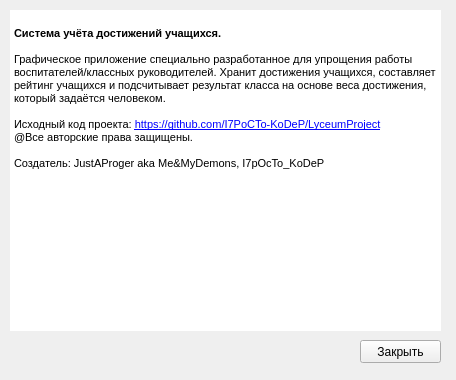
<?xml version="1.0" encoding="UTF-8"?>
<ui version="4.0">
 <class>Form</class>
 <widget class="QWidget" name="Form">
  <property name="geometry">
   <rect>
    <x>0</x>
    <y>0</y>
    <width>456</width>
    <height>380</height>
   </rect>
  </property>
  <property name="windowTitle">
   <string>Form</string>
  </property>
  <widget class="QPushButton" name="close_button">
   <property name="geometry">
    <rect>
     <x>360</x>
     <y>340</y>
     <width>81</width>
     <height>23</height>
    </rect>
   </property>
   <property name="text">
    <string>Закрыть</string>
   </property>
  </widget>
  <widget class="QTextBrowser" name="textBrowser">
   <property name="geometry">
    <rect>
     <x>10</x>
     <y>10</y>
     <width>431</width>
     <height>321</height>
    </rect>
   </property>
   <property name="frameShape">
    <enum>QFrame::NoFrame</enum>
   </property>
   <property name="frameShadow">
    <enum>QFrame::Sunken</enum>
   </property>
   <property name="html">
    <string>&lt;!DOCTYPE HTML PUBLIC &quot;-//W3C//DTD HTML 4.0//EN&quot; &quot;http://www.w3.org/TR/REC-html40/strict.dtd&quot;&gt;
&lt;html&gt;&lt;head&gt;&lt;meta name=&quot;qrichtext&quot; content=&quot;1&quot; /&gt;&lt;style type=&quot;text/css&quot;&gt;
p, li { white-space: pre-wrap; }
&lt;/style&gt;&lt;/head&gt;&lt;body style=&quot; font-family:'MS Shell Dlg 2'; font-size:8.25pt; font-weight:400; font-style:normal;&quot;&gt;
&lt;p style=&quot;-qt-paragraph-type:empty; margin-top:0px; margin-bottom:0px; margin-left:0px; margin-right:0px; -qt-block-indent:0; text-indent:0px;&quot;&gt;&lt;br /&gt;&lt;/p&gt;
&lt;p style=&quot; margin-top:0px; margin-bottom:0px; margin-left:0px; margin-right:0px; -qt-block-indent:0; text-indent:0px;&quot;&gt;&lt;span style=&quot; font-weight:600;&quot;&gt;Система учёта достижений учащихся.&lt;/span&gt;&lt;/p&gt;
&lt;p style=&quot;-qt-paragraph-type:empty; margin-top:0px; margin-bottom:0px; margin-left:0px; margin-right:0px; -qt-block-indent:0; text-indent:0px; font-weight:600;&quot;&gt;&lt;br /&gt;&lt;/p&gt;
&lt;p style=&quot; margin-top:0px; margin-bottom:0px; margin-left:0px; margin-right:0px; -qt-block-indent:0; text-indent:0px;&quot;&gt;Графическое приложение специально разработанное для упрощения работы воспитателей/классных руководителей. Хранит достижения учащихся, составляет рейтинг учащихся и подсчитывает результат класса на основе веса достижения, который задаётся человеком.&lt;/p&gt;
&lt;p style=&quot;-qt-paragraph-type:empty; margin-top:0px; margin-bottom:0px; margin-left:0px; margin-right:0px; -qt-block-indent:0; text-indent:0px; font-size:8pt;&quot;&gt;&lt;br /&gt;&lt;/p&gt;
&lt;p style=&quot; margin-top:0px; margin-bottom:0px; margin-left:0px; margin-right:0px; -qt-block-indent:0; text-indent:0px;&quot;&gt;&lt;span style=&quot; font-size:8pt;&quot;&gt;Исходный код проекта: &lt;/span&gt;&lt;a href=&quot;https://github.com/I7PoCTo-KoDeP/LyceumProject&quot;&gt;&lt;span style=&quot; font-size:8pt; text-decoration: underline; color:#0000ff;&quot;&gt;https://github.com/I7PoCTo-KoDeP/LyceumProject&lt;/span&gt;&lt;/a&gt;&lt;/p&gt;
&lt;p style=&quot; margin-top:0px; margin-bottom:0px; margin-left:0px; margin-right:0px; -qt-block-indent:0; text-indent:0px;&quot;&gt;&lt;span style=&quot; font-size:8pt;&quot;&gt;@Все авторские права защищены.&lt;/span&gt;&lt;/p&gt;
&lt;p style=&quot;-qt-paragraph-type:empty; margin-top:0px; margin-bottom:0px; margin-left:0px; margin-right:0px; -qt-block-indent:0; text-indent:0px; font-size:8pt;&quot;&gt;&lt;br /&gt;&lt;/p&gt;
&lt;p style=&quot; margin-top:0px; margin-bottom:0px; margin-left:0px; margin-right:0px; -qt-block-indent:0; text-indent:0px;&quot;&gt;&lt;span style=&quot; font-size:8pt;&quot;&gt;Создатель: JustAProger aka Me&amp;amp;MyDemons, I7pOcTo_KoDeP&lt;/span&gt;&lt;/p&gt;
&lt;p style=&quot;-qt-paragraph-type:empty; margin-top:0px; margin-bottom:0px; margin-left:0px; margin-right:0px; -qt-block-indent:0; text-indent:0px;&quot;&gt;&lt;br /&gt;&lt;/p&gt;&lt;/body&gt;&lt;/html&gt;</string>
   </property>
   <property name="openExternalLinks">
    <bool>true</bool>
   </property>
  </widget>
 </widget>
 <resources/>
 <connections/>
</ui>
